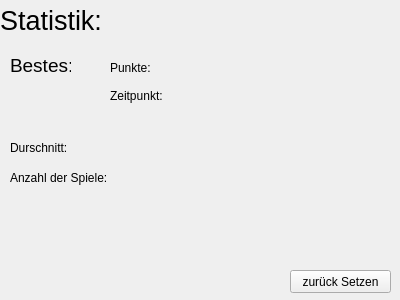
<?xml version="1.0" encoding="UTF-8"?>
<ui version="4.0">
 <class>Statistics</class>
 <widget class="QWidget" name="Statistics">
  <property name="geometry">
   <rect>
    <x>0</x>
    <y>0</y>
    <width>400</width>
    <height>300</height>
   </rect>
  </property>
  <property name="windowTitle">
   <string>Form</string>
  </property>
  <widget class="QLabel" name="label">
   <property name="geometry">
    <rect>
     <x>0</x>
     <y>0</y>
     <width>121</width>
     <height>41</height>
    </rect>
   </property>
   <property name="font">
    <font>
     <pointsize>20</pointsize>
    </font>
   </property>
   <property name="text">
    <string>Statistik:</string>
   </property>
  </widget>
  <widget class="QLabel" name="label_2">
   <property name="geometry">
    <rect>
     <x>10</x>
     <y>50</y>
     <width>61</width>
     <height>31</height>
    </rect>
   </property>
   <property name="font">
    <font>
     <pointsize>14</pointsize>
    </font>
   </property>
   <property name="text">
    <string>Bestes:</string>
   </property>
  </widget>
  <widget class="QLabel" name="label_3">
   <property name="geometry">
    <rect>
     <x>110</x>
     <y>60</y>
     <width>57</width>
     <height>15</height>
    </rect>
   </property>
   <property name="text">
    <string>Punkte:</string>
   </property>
  </widget>
  <widget class="QLabel" name="label_4">
   <property name="geometry">
    <rect>
     <x>110</x>
     <y>85</y>
     <width>71</width>
     <height>21</height>
    </rect>
   </property>
   <property name="text">
    <string>Zeitpunkt:</string>
   </property>
  </widget>
  <widget class="QLabel" name="label_5">
   <property name="geometry">
    <rect>
     <x>10</x>
     <y>140</y>
     <width>71</width>
     <height>16</height>
    </rect>
   </property>
   <property name="text">
    <string>Durschnitt:</string>
   </property>
  </widget>
  <widget class="QLabel" name="label_6">
   <property name="geometry">
    <rect>
     <x>10</x>
     <y>170</y>
     <width>111</width>
     <height>16</height>
    </rect>
   </property>
   <property name="text">
    <string>Anzahl der Spiele:</string>
   </property>
  </widget>
  <widget class="QLabel" name="scoreLabel">
   <property name="geometry">
    <rect>
     <x>210</x>
     <y>60</y>
     <width>57</width>
     <height>15</height>
    </rect>
   </property>
   <property name="text">
    <string/>
   </property>
  </widget>
  <widget class="QLabel" name="timeLabel">
   <property name="geometry">
    <rect>
     <x>210</x>
     <y>90</y>
     <width>57</width>
     <height>15</height>
    </rect>
   </property>
   <property name="text">
    <string/>
   </property>
  </widget>
  <widget class="QLabel" name="averageLabel">
   <property name="geometry">
    <rect>
     <x>210</x>
     <y>140</y>
     <width>57</width>
     <height>15</height>
    </rect>
   </property>
   <property name="text">
    <string/>
   </property>
  </widget>
  <widget class="QLabel" name="countLabel">
   <property name="geometry">
    <rect>
     <x>210</x>
     <y>170</y>
     <width>57</width>
     <height>15</height>
    </rect>
   </property>
   <property name="text">
    <string/>
   </property>
  </widget>
  <widget class="QPushButton" name="clearButton">
   <property name="geometry">
    <rect>
     <x>290</x>
     <y>270</y>
     <width>101</width>
     <height>23</height>
    </rect>
   </property>
   <property name="text">
    <string>zurück Setzen</string>
   </property>
  </widget>
 </widget>
 <resources/>
 <connections/>
</ui>
